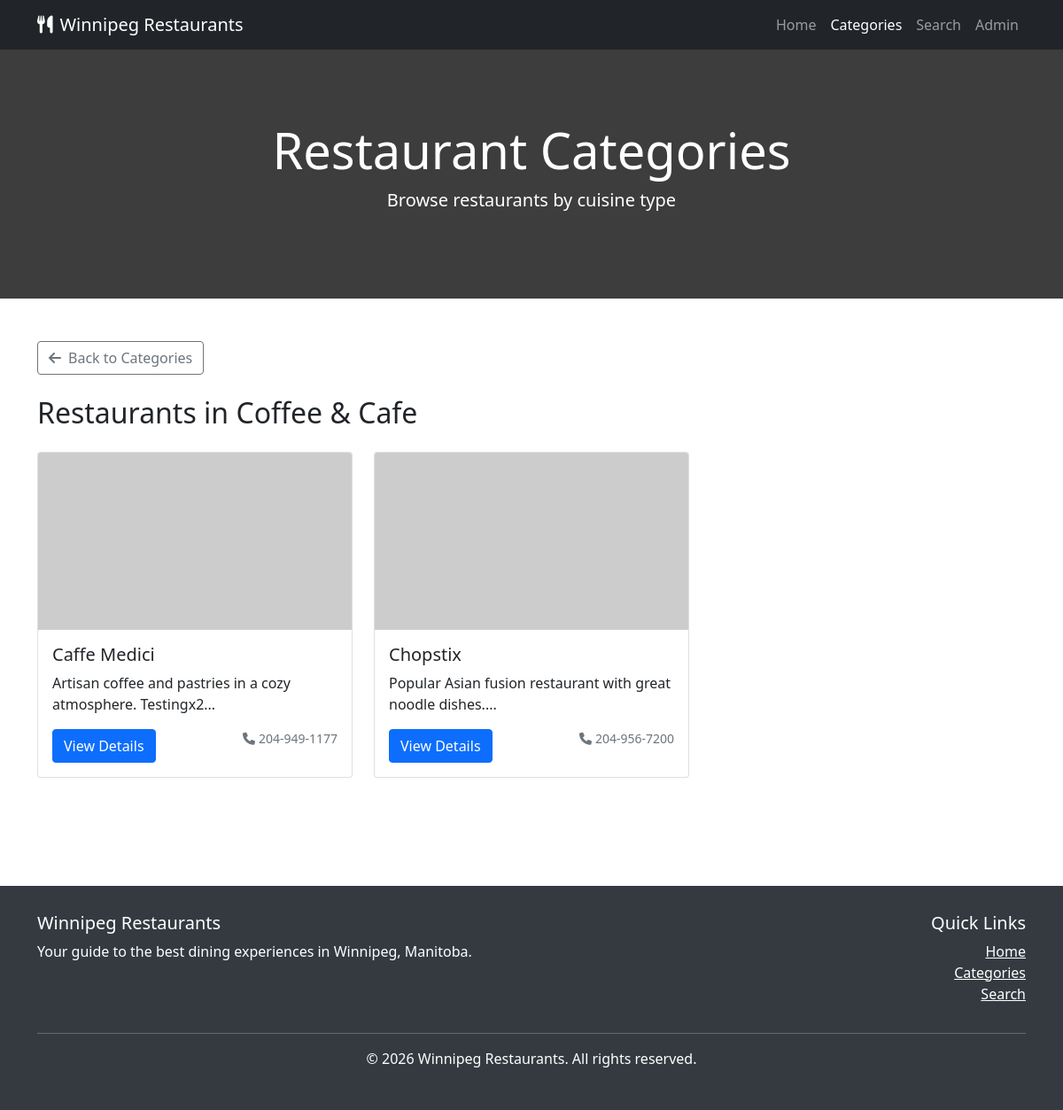
The page /categories.php?id=4 on the database its author committed.
### tables this page shows
CREATE TABLE `categories` (
  `id` int(11) NOT NULL,
  `name` varchar(100) NOT NULL
);

CREATE TABLE `restaurants` (
  `id` int(11) NOT NULL,
  `name` varchar(255) NOT NULL,
  `description` text DEFAULT NULL,
  `address` varchar(255) DEFAULT NULL,
  `phone` varchar(20) DEFAULT NULL,
  `image_path` varchar(255) DEFAULT NULL,
  `created_at` timestamp NOT NULL DEFAULT current_timestamp(),
  `updated_at` timestamp NOT NULL DEFAULT current_timestamp() ON UPDATE current_timestamp(),
  `category_id` int(11) DEFAULT NULL,
  `website` varchar(255) DEFAULT NULL
);

### public/categories.php (the view, shortened to what this page needs)
<?php
require_once '../admin/db.php';
try {
    $category_id = (int)($_GET['id'] ?? 0);
    $category_name = '';
    $restaurants = [];
    if ($category_id > 0) {
        $stmt = $pdo->prepare("SELECT name FROM categories WHERE id = ?");
        $stmt->execute([$category_id]);
        $category = $stmt->fetch();
        if ($category) {
            $category_name = $category['name'];
            $stmt = $pdo->prepare("
                SELECT r.*
                FROM restaurants r
                WHERE r.category_id = ?
                ORDER BY r.name
            ");
            $stmt->execute([$category_id]);
            $restaurants = $stmt->fetchAll();
        }
    }
} catch(PDOException $e) {
    die("Database error: " . $e->getMessage());
}
?>
<!DOCTYPE html>
<html lang="en">
<head>
    <link href="https://cdn.jsdelivr.net/npm/bootstrap@5.1.3/dist/css/bootstrap.min.css" rel="stylesheet">
    <link href="https://cdnjs.cloudflare.com/ajax/libs/font-awesome/6.0.0/css/all.min.css" rel="stylesheet">
</head>
<body>
    <nav class="navbar navbar-expand-lg navbar-dark bg-dark">
        <div class="container">
            <a class="navbar-brand" href="index.php">
                <i class="fas fa-utensils me-2"></i>Winnipeg Restaurants
            </a>
            <div class="collapse navbar-collapse" id="navbarNav">
                <ul class="navbar-nav ms-auto">
                    <li class="nav-item">
                        <a class="nav-link" href="index.php">Home</a>
                    </li>
                    <li class="nav-item">
                        <a class="nav-link active" href="categories.php">Categories</a>
                    </li>
                    <li class="nav-item">
                        <a class="nav-link" href="search.php">Search</a>
                    </li>
                    <li class="nav-item">
                        <a class="nav-link" href="../admin/login.php">Admin</a>
                    </li>
                </ul>
            </div>
        </div>
    </nav>
    <section class="hero">
        <div class="container">
            <h1 class="display-4">Restaurant Categories</h1>
            <p class="lead">Browse restaurants by cuisine type</p>
        </div>
    </section>
    <section class="py-5">
        <div class="container">
            <?php if ($category_id > 0 && !empty($category_name)): ?>
                <div class="mb-4">
                    <a href="categories.php" class="btn btn-outline-secondary">
                        <i class="fas fa-arrow-left me-2"></i>Back to Categories
                    </a>
                </div>
                <h2 class="mb-4">Restaurants in <?php echo htmlspecialchars($category_name); ?></h2>
                <div class="row">
                    <?php if (empty($restaurants)): ?>
                        <div class="col-12">
                            <div class="alert alert-info">
                                <i class="fas fa-info-circle me-2"></i>No restaurants found in this category.
                            </div>
                        </div>
                    <?php else: ?>
                        <?php foreach ($restaurants as $restaurant): ?>
                            <div class="col-md-4 mb-4">
                                <div class="card restaurant-card">
                                    <?php if ($restaurant['image_path']): ?>
                                        <img src="../admin/uploads/images/<?php echo htmlspecialchars($restaurant['image_path']); ?>" class="card-img-top restaurant-image" alt="<?php echo htmlspecialchars($restaurant['name']); ?>">
                                    <?php else: ?>
                                        <img src="https://picsum.photos/seed/<?php echo urlencode($restaurant['name']); ?>/400/200.jpg" class="card-img-top restaurant-image" alt="<?php echo htmlspecialchars($restaurant['name']); ?>">
                                    <?php endif; ?>
                                    <div class="card-body">
                                        <h5 class="card-title"><?php echo htmlspecialchars($restaurant['name']); ?></h5>
                                        <p class="card-text"><?php echo substr(htmlspecialchars($restaurant['description']), 0, 100) . '...'; ?></p>
                                        <div class="d-flex justify-content-between">
                                            <a href="restaurant.php?id=<?php echo $restaurant['id']; ?>" class="btn btn-primary">View Details</a>
                                            <small class="text-muted">
                                                <i class="fas fa-phone me-1"></i><?php echo htmlspecialchars($restaurant['phone']); ?>
                                            </small>
                                        </div>
                                    </div>
                                </div>
                            </div>
                        <?php endforeach; ?>
                    <?php endif; ?>
                </div>
            <?php endif; ?>
        </div>
    </section>
    <footer class="footer">
        <div class="container">
            <div class="row">
                <div class="col-md-6">
                    <h5>Winnipeg Restaurants</h5>
                    <p>Your guide to the best dining experiences in Winnipeg, Manitoba.</p>
                </div>
                <div class="col-md-6 text-end">
                    <h5>Quick Links</h5>
                    <ul class="list-unstyled">
                        <li><a href="index.php" class="text-white">Home</a></li>
                        <li><a href="categories.php" class="text-white">Categories</a></li>
                        <li><a href="search.php" class="text-white">Search</a></li>
                    </ul>
                </div>
            </div>
            <hr class="bg-white">
            <div class="text-center">
                <p>&copy; 2026 Winnipeg Restaurants. All rights reserved.</p>
            </div>
        </div>
    </footer>
</body>
</html>

### public/categories.php (style rules this page uses)
.hero { background: linear-gradient(rgba(0,0,0,0.7), rgba(0,0,0,0.7)), url('https://picsum.photos/seed/categories/1920/400.jpg'); background-size: cover; background-position: center; color: white; padding: 80px 0; text-align: center; }
.restaurant-card { transition: transform 0.3s; height: 100%; }
.restaurant-image { height: 200px; object-fit: cover; }
.footer { background-color: #343a40; color: white; padding: 30px 0; margin-top: 50px; }

### rows shown on the page
categories: name "Coffee & Cafe"
restaurants: name "Caffe Medici", description "Artisan coffee and pastries in a cozy atmosphere. Testingx2", phone "204-949-1177"
restaurants: name "Chopstix", description "Popular Asian fusion restaurant with great noodle dishes.", phone "204-956-7200"
